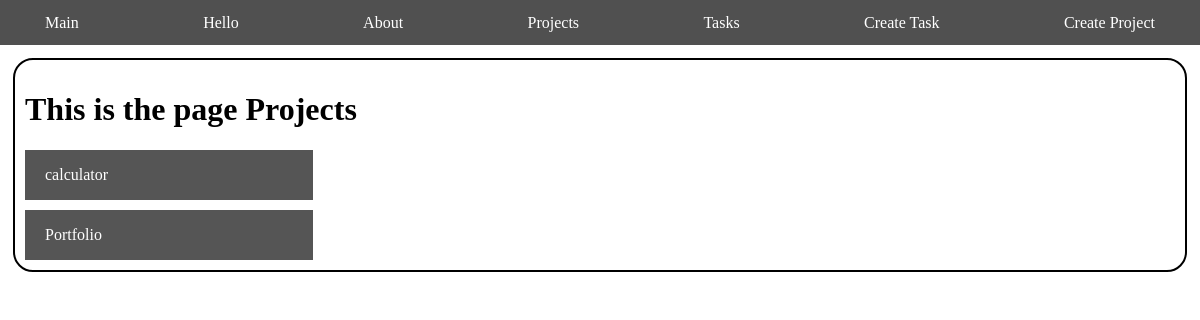
Before: /projects with the older database file.
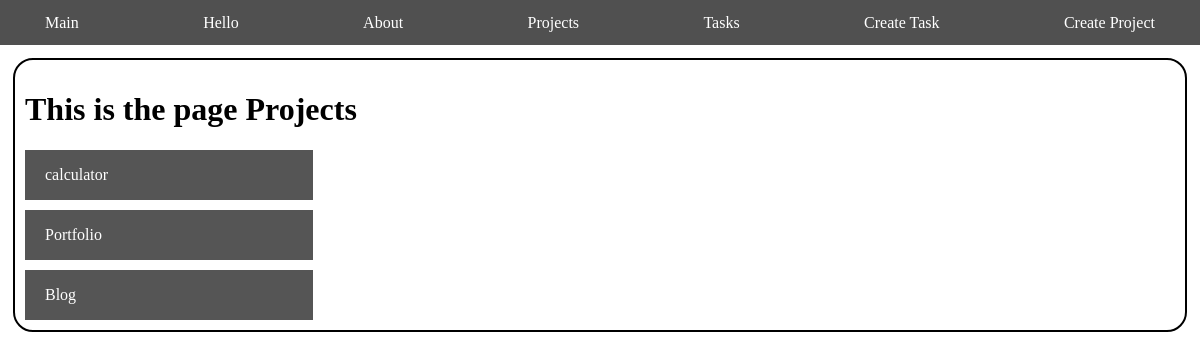
After: the same page with the newer database file.
### queries/models.py (models this page shows, shortened)
class Project(models.Model):
    name = models.CharField(max_length=200)

### queries/views.py (the view)
# urls.py: path('projects', views.get_all_projects),
def get_all_projects(request):
    all_projects = Project.objects.all()
    return render(request, "projects/projects.html", {
        "projects": all_projects
    })

### queries/templates/projects/projects.html (shortened to what this page needs)
{% extends 'layouts/navbar.html' %}
{% load static %}
{% block content %}
<h1>This is the page Projects</h1>
<div class="project-container">
    {% for project in projects %}
        <div id="{{ project.id }}" class="btn-project">
            <p>{{ project.name }}</p>
        </div>
    {% endfor %}
</div>
{% endblock %}

Changed rows visible on the page:
added Project: name "Blog"
